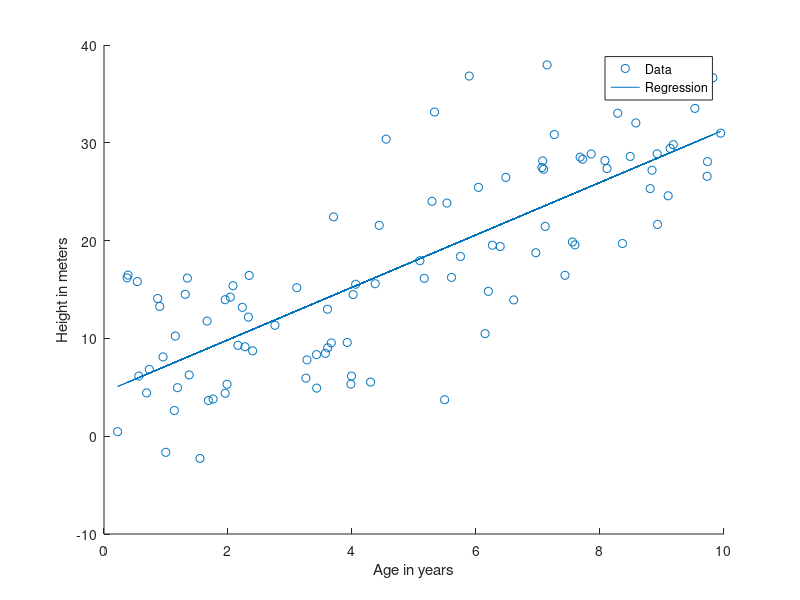
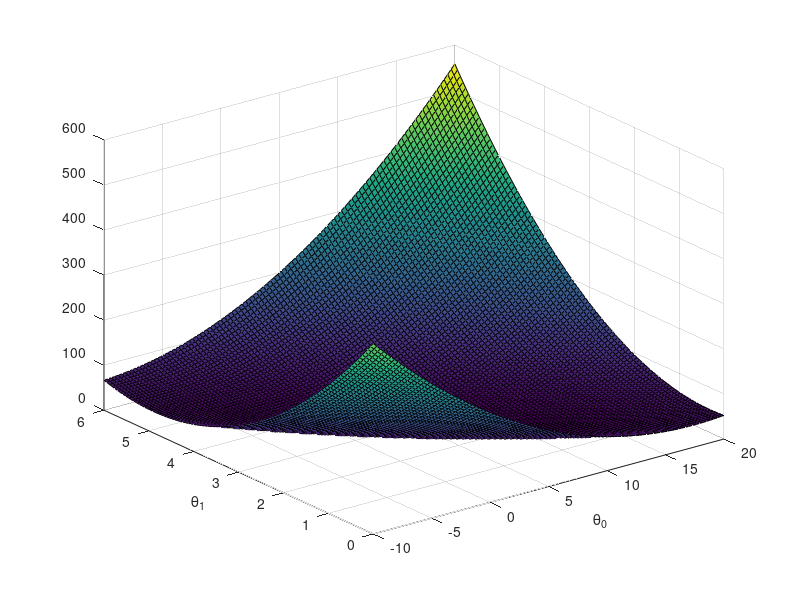
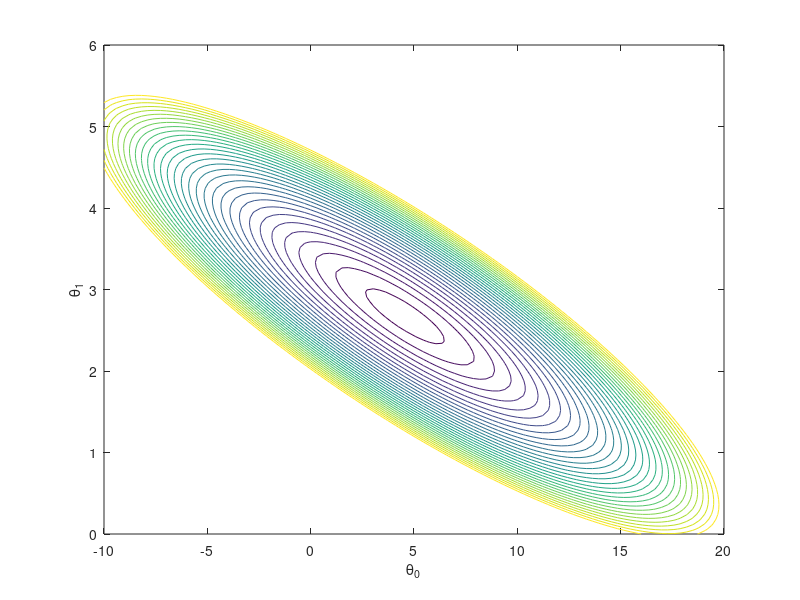

These figures' MATLAB source, in order:
%
% CSCI 4155 Machine Learning
% A4 Q1 Learn regression using gradent decent
% 

clear all; close all; clc
x = load('X.dat'); y = load('Y.dat');
m = length(y); 

% Plot the training data
figure; 
scatter(x, y, 'o');
ylabel('Height in meters')
xlabel('Age in years')

% Gradient descent
x = [ones(m, 1) x]; 
theta = zeros(size(x(1,:)))';
MAX_ITR = 300;
alpha = 0.05;

for num_iterations = 1:MAX_ITR
    grad = (1/m).* x' * ((x * theta) - y);
    theta = theta - alpha .* grad;
end
% found theta
theta

% Plot the linear fit
hold on; 
plot(x(:,2), x*theta, '-')
legend('Data', 'Regression')
hold off 

% value for X = 20
predict = [1, 20] *theta


theta0_vals = linspace(-10, 20, 100);
theta1_vals = linspace(0, 6, 100);

J_vals = zeros(length(theta0_vals), length(theta1_vals));

for i = 1:length(theta0_vals)
	  for j = 1:length(theta1_vals)
	  t = [theta0_vals(i); theta1_vals(j)];    
	  J_vals(i,j) = (0.5/m) .* (x * t - y)' * (x * t - y);
    end
end

J_vals = J_vals';
% Surface plot
figure;
surf(theta0_vals, theta1_vals, J_vals)
xlabel('\theta_0'); ylabel('\theta_1');

% Contour plot
figure;
contour(theta0_vals, theta1_vals, J_vals , linspace(0, 50,50))
xlabel('\theta_0'); ylabel('\theta_1');